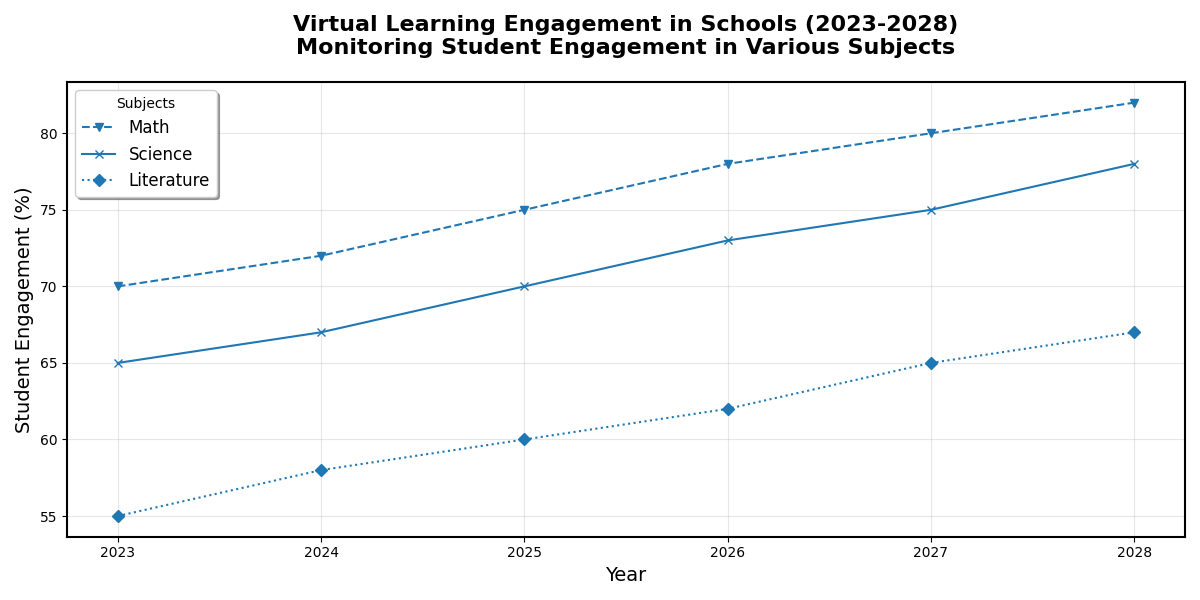

Write Python code to recreate this figure.
import matplotlib.pyplot as plt
import numpy as np

years = np.arange(2023, 2029)
math_engagement = np.array([70, 72, 75, 78, 80, 82])
science_engagement = np.array([65, 67, 70, 73, 75, 78])
literature_engagement = np.array([55, 58, 60, 62, 65, 67])

fig, ax = plt.subplots(figsize=(12, 6))

# Applying a single color consistently across all data groups
consistent_color = '#1f77b4'

ax.plot(years, math_engagement, marker='v', linestyle='--', color=consistent_color, label='Math')
ax.plot(years, science_engagement, marker='x', linestyle='-', color=consistent_color, label='Science')
ax.plot(years, literature_engagement, marker='D', linestyle=':', color=consistent_color, label='Literature')

ax.set_title("Virtual Learning Engagement in Schools (2023-2028)\nMonitoring Student Engagement in Various Subjects", fontsize=16, fontweight='bold', pad=20)
ax.set_xlabel("Year", fontsize=14)
ax.set_ylabel("Student Engagement (%)", fontsize=14)

ax.legend(title="Subjects", loc='upper left', fontsize=12, frameon=True, shadow=True)
ax.grid(True, linestyle='-', alpha=0.3)

ax.spines['top'].set_linewidth(1.5)
ax.spines['right'].set_linewidth(1.5)
ax.spines['bottom'].set_linewidth(1.5)
ax.spines['left'].set_linewidth(1.5)

plt.tight_layout()
plt.show()
